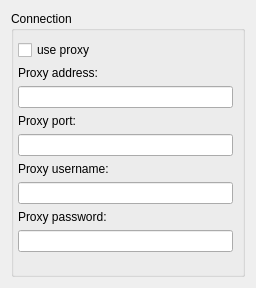
         <widget class="QWidget" name="connectionPage">
          <layout class="QGridLayout" name="gridLayout_2">
           <item row="0" column="0">
            <widget class="QGroupBox" name="groupBox">
             <property name="title">
              <string>Connection</string>
             </property>
             <layout class="QGridLayout" name="gridLayout">
              <property name="leftMargin">
               <number>4</number>
              </property>
              <property name="verticalSpacing">
               <number>6</number>
              </property>
              <item row="0" column="0">
               <layout class="QVBoxLayout" name="verticalLayout">
                <item>
                 <widget class="QCheckBox" name="useProxyCheckBox">
                  <property name="text">
                   <string>use proxy</string>
                  </property>
                 </widget>
                </item>
                <item>
                 <widget class="QLabel" name="label_8">
                  <property name="text">
                   <string>Proxy address:</string>
                  </property>
                  <property name="buddy">
                   <cstring>proxyAddressLineEdit</cstring>
                  </property>
                 </widget>
                </item>
                <item>
                 <widget class="QLineEdit" name="proxyAddressLineEdit"/>
                </item>
                <item>
                 <widget class="QLabel" name="label_9">
                  <property name="text">
                   <string>Proxy port:</string>
                  </property>
                  <property name="buddy">
                   <cstring>proxyPortLineEdit</cstring>
                  </property>
                 </widget>
                </item>
                <item>
                 <widget class="QLineEdit" name="proxyPortLineEdit"/>
                </item>
                <item>
                 <widget class="QLabel" name="label_6">
                  <property name="text">
                   <string>Proxy username:</string>
                  </property>
                  <property name="buddy">
                   <cstring>proxyUsernameLineEdit</cstring>
                  </property>
                 </widget>
                </item>
                <item>
                 <widget class="QLineEdit" name="proxyUsernameLineEdit"/>
                </item>
                <item>
                 <widget class="QLabel" name="label_7">
                  <property name="text">
                   <string>Proxy password:</string>
                  </property>
                  <property name="buddy">
                   <cstring>proxyPasswordLineEdit</cstring>
                  </property>
                 </widget>
                </item>
                <item>
                 <widget class="QLineEdit" name="proxyPasswordLineEdit">
                  <property name="echoMode">
                   <enum>QLineEdit::Password</enum>
                  </property>
                 </widget>
                </item>
                <item>
                 <spacer name="verticalSpacer">
                  <property name="orientation">
                   <enum>Qt::Vertical</enum>
                  </property>
                  <property name="sizeHint" stdset="0">
                   <size>
                    <width>215</width>
                    <height>13</height>
                   </size>
                  </property>
                 </spacer>
                </item>
               </layout>
              </item>
             </layout>
            </widget>
           </item>
          </layout>
         </widget>
